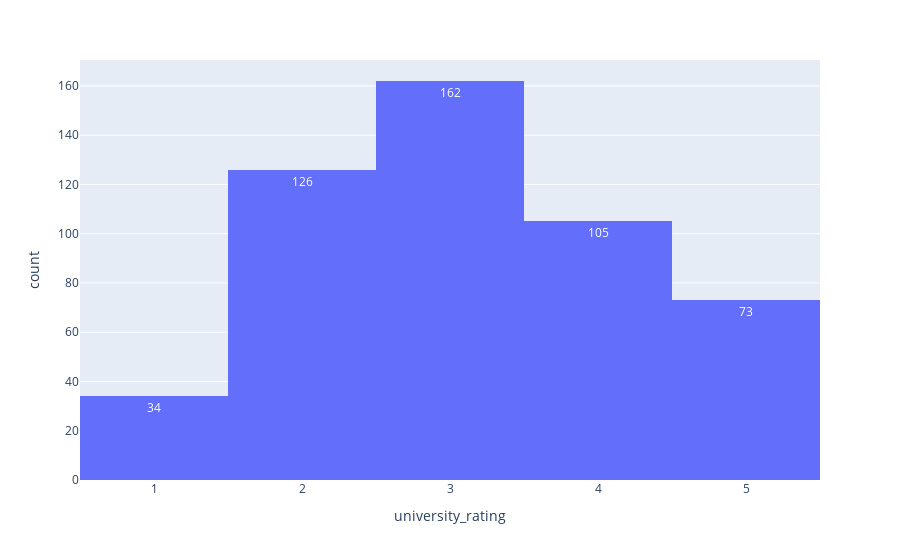

The notebook cell saved with this chart:
### Code cell
px.histogram(df,x=cols[2],text_auto=True)

### Figure 1 — Plotly figure (JSON) as saved in the notebook; plotly's stock layout.template omitted (floating-point values rounded to 4 significant figures; data arrays with more than 128 entries replaced by an {"elided": "..."} marker saying what was removed)
{"data": [{"alignmentgroup": "True", "bingroup": "x", "hovertemplate": "university_rating=%{x}<br>count=%{y}<extra></extra>", "legendgroup": "", "marker": {"color": "#636efa", "pattern": {"shape": ""}}, "name": "", "offsetgroup": "", "orientation": "v", "showlegend": false, "texttemplate": "%{value}", "type": "histogram", "x": {"elided": "500 int values"}, "xaxis": "x", "yaxis": "y"}], "layout": {"barmode": "relative", "legend": {"tracegroupgap": 0}, "margin": {"t": 60}, "xaxis": {"anchor": "y", "domain": [0, 1], "title": {"text": "university_rating"}}, "yaxis": {"anchor": "x", "domain": [0, 1], "title": {"text": "count"}}}}
